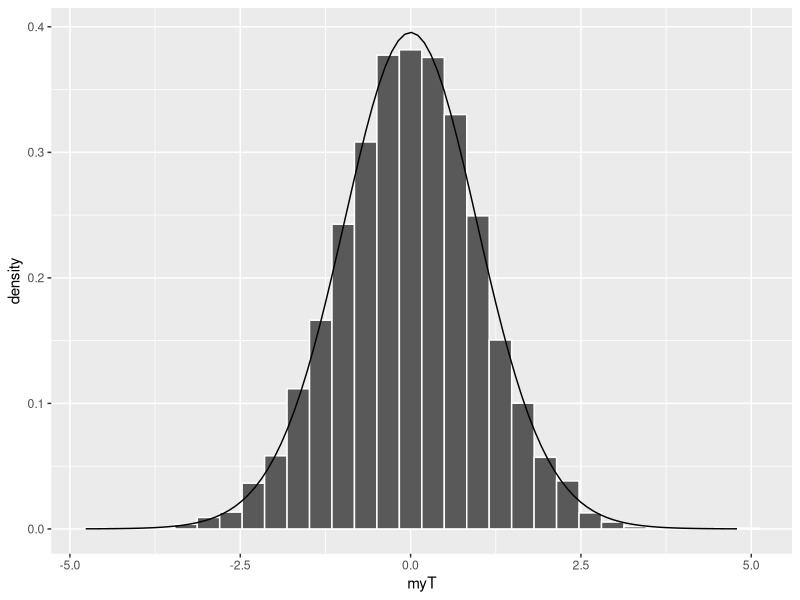
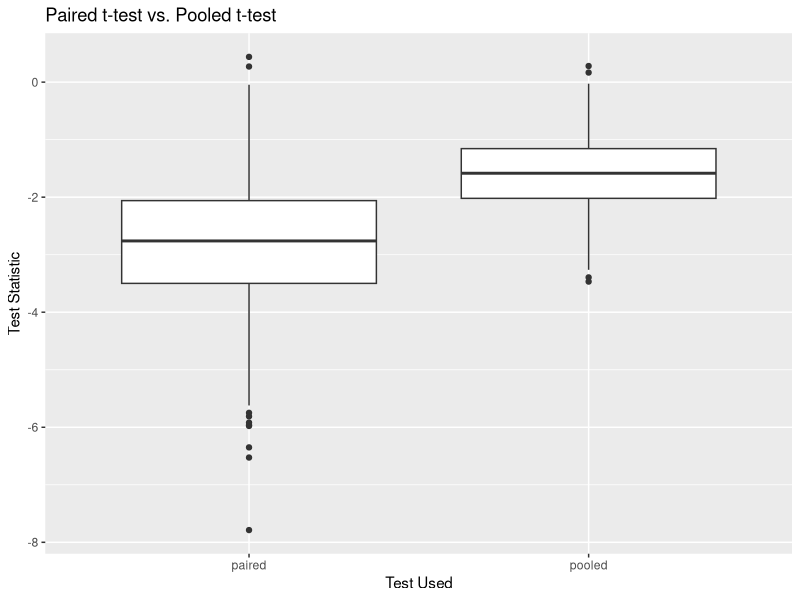
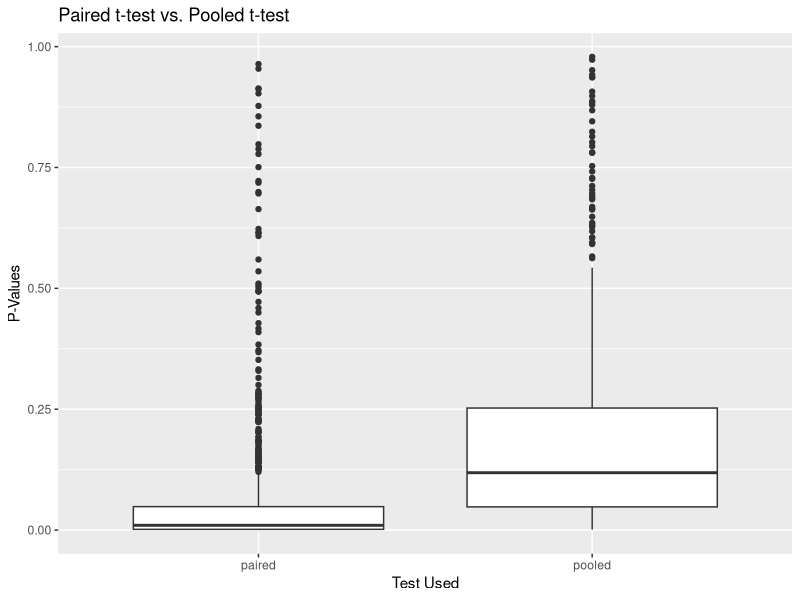
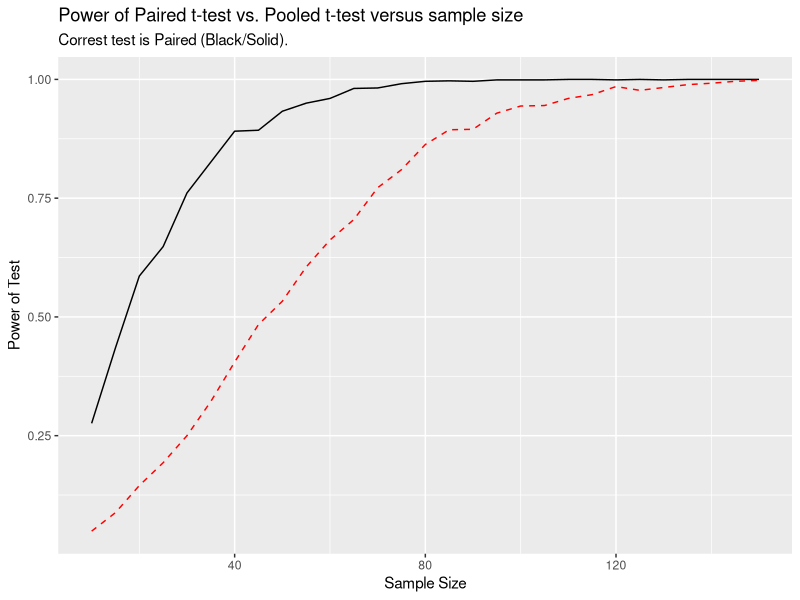

The R script that drew these images, in order:
# Day 35 - 4/28/2025
# Notes 17
# Note: See Code to Copy file!

library(tidyverse)

#-------------------------------------------------------

#-----------------------------------------------------
# Paired t-test, t-distribution simulation

myT <- NULL
for(i in 1:5000){
  x1 <- rnorm(30, 100, 1)
  error <- rnorm(30) #E(error) = 0
  x2 <- x1 + error #So E(x2) = E(x1 + error) = E(x1) + E(error) = 100 + 0 = 100 
  diff <- x1 - x2 #So E(diff) = E(x1 - x2) = E(x1) - E(x2) = 100 - 100 = 0
  #Since E(diff) = 0, the null hypothesis that mu_d = 0 is TRUE!
  
  out <- t.test(diff)
  myT[i] <- out$statistic
}

myTdata <- data.frame(myT)
ggplot(myTdata,aes(x=myT)) +
  geom_histogram(aes(y=after_stat(density)),color="white")+
  stat_function(fun=dt,args=list(df=29))



#-------------------------------------------------------
# Notes 17 - Activity 3

pairedP <- NULL
pairedT <- NULL
pooledP <- NULL
pooledT <- NULL
for(i in 1:1000){
  
  x1 <- rnorm(30, 100, 1)
  error <- rnorm(30,0.5) #Note: Ha is true!
  x2 <- x1 + error
  diff <- x1 - x2
  
  #Paired t-test is correct!
  out <- t.test(diff)
  pairedP[i] <- out$p.value
  pairedT[i] <- out$statistic
  
  #This test is the wrong choice!
  out2 <- t.test(x1,x2,var.equal=TRUE)
  pooledP[i] <- out2$p.value
  pooledT[i] <- out2$statistic
}



#2
mydata <- data.frame(test_statistics=c(pairedT,pooledT),
                     p_values=c(pairedP,pooledP),
                     test_used=c(rep("paired",length(pairedT)),rep("pooled",length(pooledT))))


#3
ggplot(mydata,aes(x=factor(test_used),y=test_statistics))+
  geom_boxplot() +
  labs(x="Test Used",y="Test Statistic",
       title="Paired t-test vs. Pooled t-test")


#6
ggplot(mydata,aes(x=factor(test_used),y=p_values))+
  geom_boxplot() +
  labs(x="Test Used",y="P-Values",
       title="Paired t-test vs. Pooled t-test")



#7
sum(pairedP <= 0.05)/1000
sum(pooledP <= 0.05)/1000


#10
pairedP <- NULL
pairedT <- NULL
pooledP <- NULL
pooledT <- NULL
powerPa <- NULL
powerPo <- NULL

nseq <- seq(10,150,5)
for(j in 1:length(nseq)){
  
  for(i in 1:1000){
    
    x1 <- rnorm(nseq[j], 100, 1)
    error <- rnorm(nseq[j],0.5) #Note: Ha is true!
    x2 <- x1 + error
    diff <- x1 - x2
    
    #Paired t-test is correct!
    out <- t.test(diff)
    pairedP[i] <- out$p.value
    pairedT[i] <- out$statistic
    
    #This test is the wrong choice!
    out2 <- t.test(x1,x2,var.equal=TRUE)
    pooledP[i] <- out2$p.value
    pooledT[i] <- out2$statistic
  }
  powerPa[j] <- sum(pairedP <= 0.05)/1000
  powerPo[j] <- sum(pooledP <= 0.05)/1000  
}

mydata <- data.frame(sample_size=nseq, PairedPower=powerPa, PooledPower=powerPo)
ggplot(mydata,aes(x=sample_size))+ geom_line(aes(y=PairedPower)) +
  geom_line(aes(y=PooledPower),color="red",linetype=2)+
  labs(x="Sample Size",y="Power of Test",
       title="Power of Paired t-test vs. Pooled t-test versus sample size",
       subtitle="Correst test is Paired (Black/Solid).")
